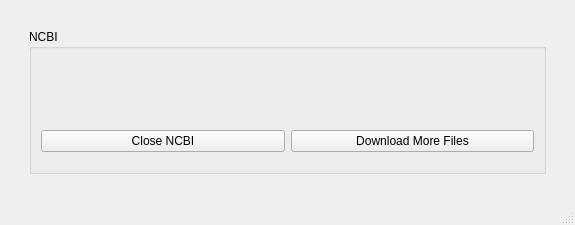
<?xml version="1.0" encoding="UTF-8"?>
<ui version="4.0">
 <class>MainWindow</class>
 <widget class="QMainWindow" name="MainWindow">
  <property name="geometry">
   <rect>
    <x>0</x>
    <y>0</y>
    <width>575</width>
    <height>225</height>
   </rect>
  </property>
  <property name="windowTitle">
   <string>MainWindow</string>
  </property>
  <widget class="QWidget" name="centralwidget">
   <layout class="QGridLayout" name="gridLayout_2">
    <item row="1" column="2">
     <spacer name="horizontalSpacer_2">
      <property name="orientation">
       <enum>Qt::Horizontal</enum>
      </property>
      <property name="sizeType">
       <enum>QSizePolicy::Fixed</enum>
      </property>
      <property name="sizeHint" stdset="0">
       <size>
        <width>20</width>
        <height>20</height>
       </size>
      </property>
     </spacer>
    </item>
    <item row="2" column="1">
     <spacer name="verticalSpacer">
      <property name="orientation">
       <enum>Qt::Vertical</enum>
      </property>
      <property name="sizeType">
       <enum>QSizePolicy::Fixed</enum>
      </property>
      <property name="sizeHint" stdset="0">
       <size>
        <width>20</width>
        <height>20</height>
       </size>
      </property>
     </spacer>
    </item>
    <item row="1" column="1">
     <layout class="QGridLayout" name="gridLayout">
      <item row="0" column="0">
       <widget class="QGroupBox" name="groupBox">
        <property name="title">
         <string>NCBI</string>
        </property>
        <layout class="QGridLayout" name="gridLayout_3">
         <item row="0" column="0" colspan="2">
          <spacer name="verticalSpacer_3">
           <property name="orientation">
            <enum>Qt::Vertical</enum>
           </property>
           <property name="sizeType">
            <enum>QSizePolicy::Fixed</enum>
           </property>
           <property name="sizeHint" stdset="0">
            <size>
             <width>10</width>
             <height>10</height>
            </size>
           </property>
          </spacer>
         </item>
         <item row="2" column="1">
          <widget class="QPushButton" name="stay">
           <property name="sizePolicy">
            <sizepolicy hsizetype="Expanding" vsizetype="Fixed">
             <horstretch>0</horstretch>
             <verstretch>0</verstretch>
            </sizepolicy>
           </property>
           <property name="text">
            <string>Download More Files</string>
           </property>
          </widget>
         </item>
         <item row="3" column="0" colspan="2">
          <spacer name="verticalSpacer_4">
           <property name="orientation">
            <enum>Qt::Vertical</enum>
           </property>
           <property name="sizeType">
            <enum>QSizePolicy::Fixed</enum>
           </property>
           <property name="sizeHint" stdset="0">
            <size>
             <width>10</width>
             <height>10</height>
            </size>
           </property>
          </spacer>
         </item>
         <item row="2" column="0">
          <widget class="QPushButton" name="close">
           <property name="sizePolicy">
            <sizepolicy hsizetype="Expanding" vsizetype="Fixed">
             <horstretch>0</horstretch>
             <verstretch>0</verstretch>
            </sizepolicy>
           </property>
           <property name="text">
            <string>Close NCBI</string>
           </property>
          </widget>
         </item>
         <item row="1" column="0" colspan="2">
          <widget class="QLabel" name="label">
           <property name="text">
            <string/>
           </property>
          </widget>
         </item>
        </layout>
       </widget>
      </item>
     </layout>
    </item>
    <item row="1" column="0">
     <spacer name="horizontalSpacer">
      <property name="orientation">
       <enum>Qt::Horizontal</enum>
      </property>
      <property name="sizeType">
       <enum>QSizePolicy::Fixed</enum>
      </property>
      <property name="sizeHint" stdset="0">
       <size>
        <width>20</width>
        <height>20</height>
       </size>
      </property>
     </spacer>
    </item>
    <item row="0" column="1">
     <spacer name="verticalSpacer_2">
      <property name="orientation">
       <enum>Qt::Vertical</enum>
      </property>
      <property name="sizeType">
       <enum>QSizePolicy::Fixed</enum>
      </property>
      <property name="sizeHint" stdset="0">
       <size>
        <width>20</width>
        <height>20</height>
       </size>
      </property>
     </spacer>
    </item>
   </layout>
  </widget>
  <widget class="QStatusBar" name="statusbar"/>
 </widget>
 <resources/>
 <connections/>
</ui>
